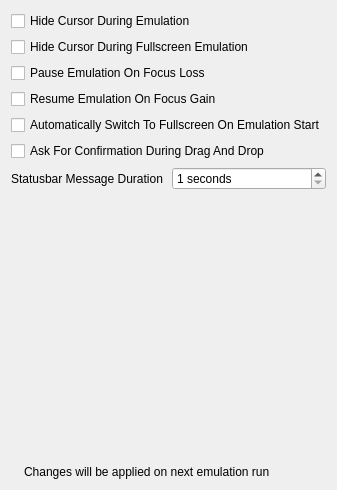
             <widget class="QWidget" name="tab">
              <attribute name="title">
               <string>Emulation</string>
              </attribute>
              <layout class="QVBoxLayout" name="verticalLayout_2">
               <item>
                <widget class="QCheckBox" name="hideCursorCheckBox">
                 <property name="text">
                  <string>Hide Cursor During Emulation</string>
                 </property>
                </widget>
               </item>
               <item>
                <widget class="QCheckBox" name="hideCursorFullscreenCheckBox">
                 <property name="text">
                  <string>Hide Cursor During Fullscreen Emulation</string>
                 </property>
                </widget>
               </item>
               <item>
                <widget class="QCheckBox" name="pauseEmulationOnFocusCheckbox">
                 <property name="text">
                  <string>Pause Emulation On Focus Loss</string>
                 </property>
                </widget>
               </item>
               <item>
                <widget class="QCheckBox" name="resumeEmulationOnFocusCheckBox">
                 <property name="text">
                  <string>Resume Emulation On Focus Gain</string>
                 </property>
                </widget>
               </item>
               <item>
                <widget class="QCheckBox" name="automaticFullscreenCheckbox">
                 <property name="text">
                  <string>Automatically Switch To Fullscreen On Emulation Start</string>
                 </property>
                </widget>
               </item>
               <item>
                <widget class="QCheckBox" name="confirmDragDropCheckBox">
                 <property name="text">
                  <string>Ask For Confirmation During Drag And Drop</string>
                 </property>
                </widget>
               </item>
               <item>
                <layout class="QHBoxLayout" name="horizontalLayout_2">
                 <item>
                  <widget class="QLabel" name="label">
                   <property name="text">
                    <string>Statusbar Message Duration</string>
                   </property>
                  </widget>
                 </item>
                 <item>
                  <widget class="QSpinBox" name="statusBarMessageDurationSpinBox">
                   <property name="suffix">
                    <string> seconds</string>
                   </property>
                   <property name="prefix">
                    <string/>
                   </property>
                   <property name="minimum">
                    <number>1</number>
                   </property>
                  </widget>
                 </item>
                </layout>
               </item>
               <item>
                <spacer name="verticalSpacer_3">
                 <property name="orientation">
                  <enum>Qt::Orientation::Vertical</enum>
                 </property>
                 <property name="sizeHint" stdset="0">
                  <size>
                   <width>20</width>
                   <height>269</height>
                  </size>
                 </property>
                </spacer>
               </item>
               <item>
                <layout class="QHBoxLayout" name="emulationInfoLayout_2">
                 <item>
                  <widget class="QLabel" name="infoIconLabel_5">
                   <property name="sizePolicy">
                    <sizepolicy hsizetype="Minimum" vsizetype="Preferred">
                     <horstretch>0</horstretch>
                     <verstretch>0</verstretch>
                    </sizepolicy>
                   </property>
                   <property name="text">
                    <string/>
                   </property>
                   <property name="pixmap">
                    <pixmap>:/newPrefix/Resource/Info.ico</pixmap>
                   </property>
                   <property name="wordWrap">
                    <bool>false</bool>
                   </property>
                  </widget>
                 </item>
                 <item>
                  <widget class="QLabel" name="label_86">
                   <property name="sizePolicy">
                    <sizepolicy hsizetype="Expanding" vsizetype="Minimum">
                     <horstretch>0</horstretch>
                     <verstretch>0</verstretch>
                    </sizepolicy>
                   </property>
                   <property name="midLineWidth">
                    <number>1</number>
                   </property>
                   <property name="text">
                    <string>Changes will be applied on next emulation run</string>
                   </property>
                   <property name="textFormat">
                    <enum>Qt::TextFormat::PlainText</enum>
                   </property>
                  </widget>
                 </item>
                </layout>
               </item>
              </layout>
             </widget>
